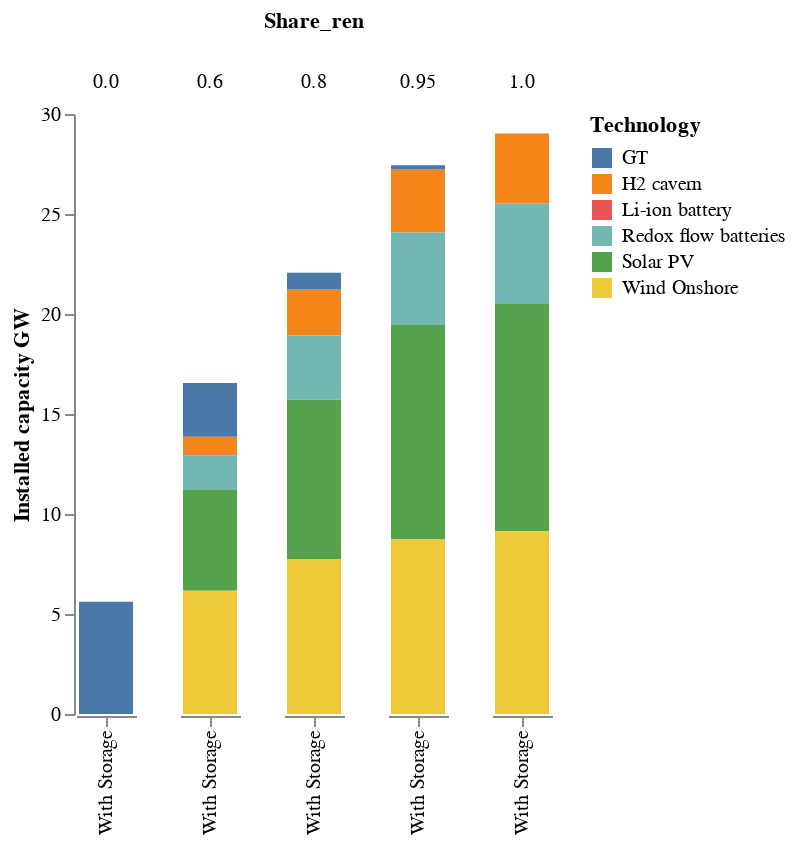

The notebook cell saved with this chart:
### Code cell
# importing initial analysis

# 
Per_tech_ren |>
stack |>
@vlplot(
    height=300,
    width =30,
    :bar,
    transform=[{calculate="datum.Extension == 1 ? 'With Storage' : 'Without'", as="Extension"},
                  {filter="datum.variable == 'Capacity_GW'"},
                  {filter="datum.value != 0"}],
    column="Share_ren:o",
    y={:value, axis={title="Installed capacity GW", grid=false}},
    x={"Extension:n", axis={title=""}},
    color={:Technology,
           scale={scheme="tableau10"},
           spacing=10},
    config={
        view={stroke=:transparent},
        axis={domainWidth=1}
    }

)

### Figure 1 — Vega-Lite specification as saved in the notebook (floating-point values rounded to 4 significant figures; data arrays with more than 128 entries replaced by an {"elided": "..."} marker saying what was removed)
{"config": {"axis": {"domainWidth": 1}, "view": {"stroke": "transparent"}}, "data": {"values": {"elided": "240 records"}}, "encoding": {"color": {"field": "Technology", "scale": {"scheme": "tableau10"}, "spacing": 10, "type": "nominal"}, "column": {"field": "Share_ren", "type": "ordinal"}, "x": {"axis": {"title": ""}, "field": "Extension", "type": "nominal"}, "y": {"axis": {"grid": false, "title": "Installed capacity GW"}, "field": "value", "type": "quantitative"}}, "height": 300, "mark": "bar", "transform": [{"as": "Extension", "calculate": "datum.Extension == 1 ? 'With Storage' : 'Without'"}, {"filter": "datum.variable == 'Capacity_GW'"}, {"filter": "datum.value != 0"}], "width": 30}
